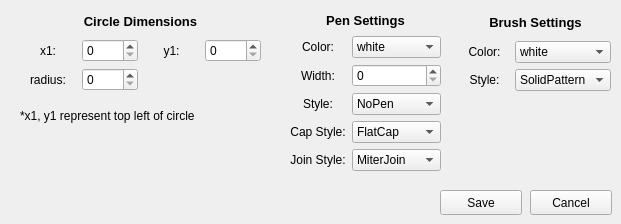
          <widget class="QWidget" name="addCircle">
           <widget class="QWidget" name="layoutWidget_10">
            <property name="geometry">
             <rect>
              <x>20</x>
              <y>10</y>
              <width>241</width>
              <height>81</height>
             </rect>
            </property>
            <layout class="QGridLayout" name="circleDimensions">
             <item row="1" column="0">
              <widget class="QLabel" name="label_57">
               <property name="text">
                <string>x1:</string>
               </property>
               <property name="alignment">
                <set>Qt::AlignCenter</set>
               </property>
              </widget>
             </item>
             <item row="1" column="1">
              <widget class="QSpinBox" name="addCirclex1">
               <property name="maximum">
                <number>1000</number>
               </property>
              </widget>
             </item>
             <item row="1" column="2">
              <widget class="QLabel" name="label_58">
               <property name="text">
                <string>y1:</string>
               </property>
               <property name="alignment">
                <set>Qt::AlignCenter</set>
               </property>
              </widget>
             </item>
             <item row="1" column="3">
              <widget class="QSpinBox" name="addCircley1">
               <property name="maximum">
                <number>500</number>
               </property>
              </widget>
             </item>
             <item row="0" column="0" colspan="4">
              <widget class="QLabel" name="label_59">
               <property name="font">
                <font>
                 <pointsize>10</pointsize>
                 <weight>75</weight>
                 <bold>true</bold>
                </font>
               </property>
               <property name="text">
                <string>Circle Dimensions</string>
               </property>
               <property name="alignment">
                <set>Qt::AlignCenter</set>
               </property>
              </widget>
             </item>
             <item row="2" column="0">
              <widget class="QLabel" name="label_60">
               <property name="text">
                <string>radius:</string>
               </property>
               <property name="alignment">
                <set>Qt::AlignCenter</set>
               </property>
              </widget>
             </item>
             <item row="2" column="1">
              <widget class="QSpinBox" name="addCircler">
               <property name="alignment">
                <set>Qt::AlignLeading|Qt::AlignLeft|Qt::AlignVCenter</set>
               </property>
               <property name="maximum">
                <number>500</number>
               </property>
              </widget>
             </item>
            </layout>
           </widget>
           <widget class="QLabel" name="label_64">
            <property name="geometry">
             <rect>
              <x>20</x>
              <y>100</y>
              <width>241</width>
              <height>31</height>
             </rect>
            </property>
            <property name="text">
             <string>*x1, y1 represent top left of circle</string>
            </property>
           </widget>
           <widget class="QPushButton" name="circleCancel">
            <property name="geometry">
             <rect>
              <x>530</x>
              <y>190</y>
              <width>82</width>
              <height>25</height>
             </rect>
            </property>
            <property name="text">
             <string>Cancel</string>
            </property>
           </widget>
           <widget class="QPushButton" name="circleSave">
            <property name="geometry">
             <rect>
              <x>440</x>
              <y>190</y>
              <width>82</width>
              <height>25</height>
             </rect>
            </property>
            <property name="text">
             <string>Save</string>
            </property>
           </widget>
           <widget class="QWidget" name="layoutWidget_54">
            <property name="geometry">
             <rect>
              <x>460</x>
              <y>10</y>
              <width>151</width>
              <height>81</height>
             </rect>
            </property>
            <layout class="QGridLayout" name="circleBrushSettings">
             <item row="1" column="0">
              <widget class="QLabel" name="label_261">
               <property name="text">
                <string>Color:</string>
               </property>
               <property name="alignment">
                <set>Qt::AlignCenter</set>
               </property>
              </widget>
             </item>
             <item row="2" column="1">
              <widget class="QComboBox" name="addCircleBrushStyle">
               <item>
                <property name="text">
                 <string>SolidPattern</string>
                </property>
               </item>
               <item>
                <property name="text">
                 <string>HorPattern</string>
                </property>
               </item>
               <item>
                <property name="text">
                 <string>VerPattern</string>
                </property>
               </item>
               <item>
                <property name="text">
                 <string>NoBrush</string>
                </property>
               </item>
              </widget>
             </item>
             <item row="1" column="1">
              <widget class="QComboBox" name="addCircleBrushColor">
               <item>
                <property name="text">
                 <string>white</string>
                </property>
               </item>
               <item>
                <property name="text">
                 <string>black</string>
                </property>
               </item>
               <item>
                <property name="text">
                 <string>red</string>
                </property>
               </item>
               <item>
                <property name="text">
                 <string>green</string>
                </property>
               </item>
               <item>
                <property name="text">
                 <string>blue</string>
                </property>
               </item>
               <item>
                <property name="text">
                 <string>cyan</string>
                </property>
               </item>
               <item>
                <property name="text">
                 <string>magenta</string>
                </property>
               </item>
               <item>
                <property name="text">
                 <string>yellow</string>
                </property>
               </item>
               <item>
                <property name="text">
                 <string>gray</string>
                </property>
               </item>
              </widget>
             </item>
             <item row="2" column="0">
              <widget class="QLabel" name="label_262">
               <property name="text">
                <string>Style:</string>
               </property>
               <property name="alignment">
                <set>Qt::AlignCenter</set>
               </property>
              </widget>
             </item>
             <item row="0" column="0" colspan="2">
              <widget class="QLabel" name="label_263">
               <property name="font">
                <font>
                 <pointsize>10</pointsize>
                 <weight>75</weight>
                 <bold>true</bold>
                </font>
               </property>
               <property name="text">
                <string>Brush Settings</string>
               </property>
               <property name="alignment">
                <set>Qt::AlignCenter</set>
               </property>
              </widget>
             </item>
            </layout>
           </widget>
           <widget class="QWidget" name="layoutWidget_55">
            <property name="geometry">
             <rect>
              <x>290</x>
              <y>10</y>
              <width>151</width>
              <height>161</height>
             </rect>
            </property>
            <layout class="QGridLayout" name="circlePenSettings">
             <item row="1" column="0">
              <widget class="QLabel" name="label_315">
               <property name="text">
                <string>Color:</string>
               </property>
               <property name="alignment">
                <set>Qt::AlignCenter</set>
               </property>
              </widget>
             </item>
             <item row="1" column="1">
              <widget class="QComboBox" name="addCirclePenColor">
               <item>
                <property name="text">
                 <string>white</string>
                </property>
               </item>
               <item>
                <property name="text">
                 <string>black</string>
                </property>
               </item>
               <item>
                <property name="text">
                 <string>red</string>
                </property>
               </item>
               <item>
                <property name="text">
                 <string>green</string>
                </property>
               </item>
               <item>
                <property name="text">
                 <string>blue</string>
                </property>
               </item>
               <item>
                <property name="text">
                 <string>cyan</string>
                </property>
               </item>
               <item>
                <property name="text">
                 <string>magenta</string>
                </property>
               </item>
               <item>
                <property name="text">
                 <string>yellow</string>
                </property>
               </item>
               <item>
                <property name="text">
                 <string>gray</string>
                </property>
               </item>
              </widget>
             </item>
             <item row="2" column="1">
              <widget class="QSpinBox" name="addCirclePenWidth">
               <property name="maximum">
                <number>20</number>
               </property>
              </widget>
             </item>
             <item row="2" column="0">
              <widget class="QLabel" name="label_316">
               <property name="text">
                <string>Width:</string>
               </property>
               <property name="alignment">
                <set>Qt::AlignCenter</set>
               </property>
              </widget>
             </item>
             <item row="3" column="0">
              <widget class="QLabel" name="label_317">
               <property name="text">
                <string>Style:</string>
               </property>
               <property name="alignment">
                <set>Qt::AlignCenter</set>
               </property>
              </widget>
             </item>
             <item row="4" column="1">
              <widget class="QComboBox" name="addCircleCapStyle">
               <item>
                <property name="text">
                 <string>FlatCap</string>
                </property>
               </item>
               <item>
                <property name="text">
                 <string>SquareCap</string>
                </property>
               </item>
               <item>
                <property name="text">
                 <string>RoundCap</string>
                </property>
               </item>
              </widget>
             </item>
             <item row="5" column="0">
              <widget class="QLabel" name="label_318">
               <property name="text">
                <string>Join Style:</string>
               </property>
               <property name="alignment">
                <set>Qt::AlignCenter</set>
               </property>
              </widget>
             </item>
             <item row="4" column="0">
              <widget class="QLabel" name="label_319">
               <property name="text">
                <string>Cap Style:</string>
               </property>
               <property name="alignment">
                <set>Qt::AlignCenter</set>
               </property>
              </widget>
             </item>
             <item row="0" column="0" colspan="2">
              <widget class="QLabel" name="label_320">
               <property name="font">
                <font>
                 <pointsize>10</pointsize>
                 <weight>75</weight>
                 <bold>true</bold>
                </font>
               </property>
               <property name="text">
                <string>Pen Settings</string>
               </property>
               <property name="alignment">
                <set>Qt::AlignCenter</set>
               </property>
              </widget>
             </item>
             <item row="5" column="1">
              <widget class="QComboBox" name="addCircleJoinStyle">
               <item>
                <property name="text">
                 <string>MiterJoin</string>
                </property>
               </item>
               <item>
                <property name="text">
                 <string>BevelJoin</string>
                </property>
               </item>
               <item>
                <property name="text">
                 <string>RoundJoin</string>
                </property>
               </item>
              </widget>
             </item>
             <item row="3" column="1">
              <widget class="QComboBox" name="addCirclePenStyle">
               <item>
                <property name="text">
                 <string>NoPen</string>
                </property>
               </item>
               <item>
                <property name="text">
                 <string>SolidLine</string>
                </property>
               </item>
               <item>
                <property name="text">
                 <string>DashLine</string>
                </property>
               </item>
               <item>
                <property name="text">
                 <string>DotLine</string>
                </property>
               </item>
               <item>
                <property name="text">
                 <string>DashDotLine</string>
                </property>
               </item>
               <item>
                <property name="text">
                 <string>DashDotDotLine</string>
                </property>
               </item>
              </widget>
             </item>
            </layout>
           </widget>
          </widget>
